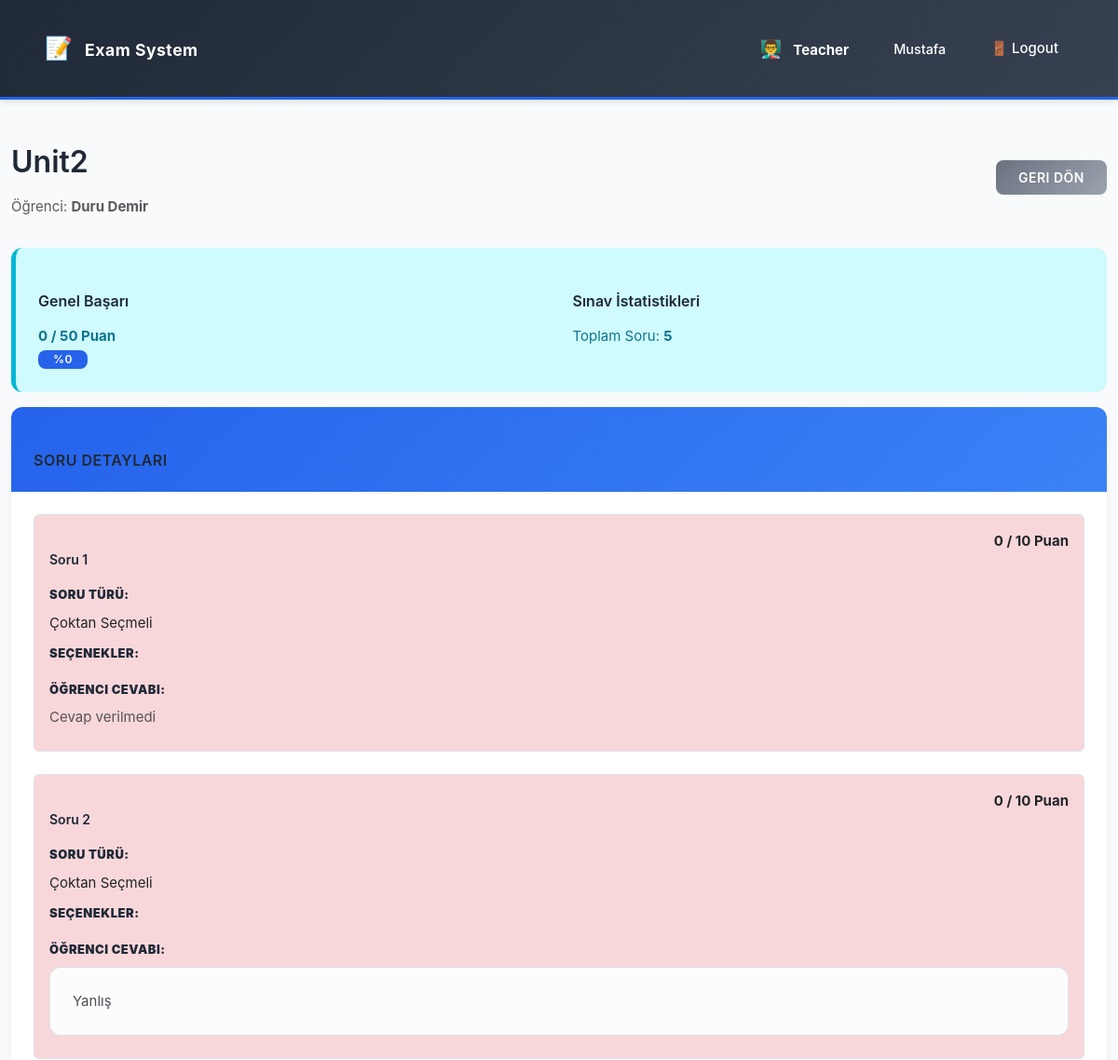
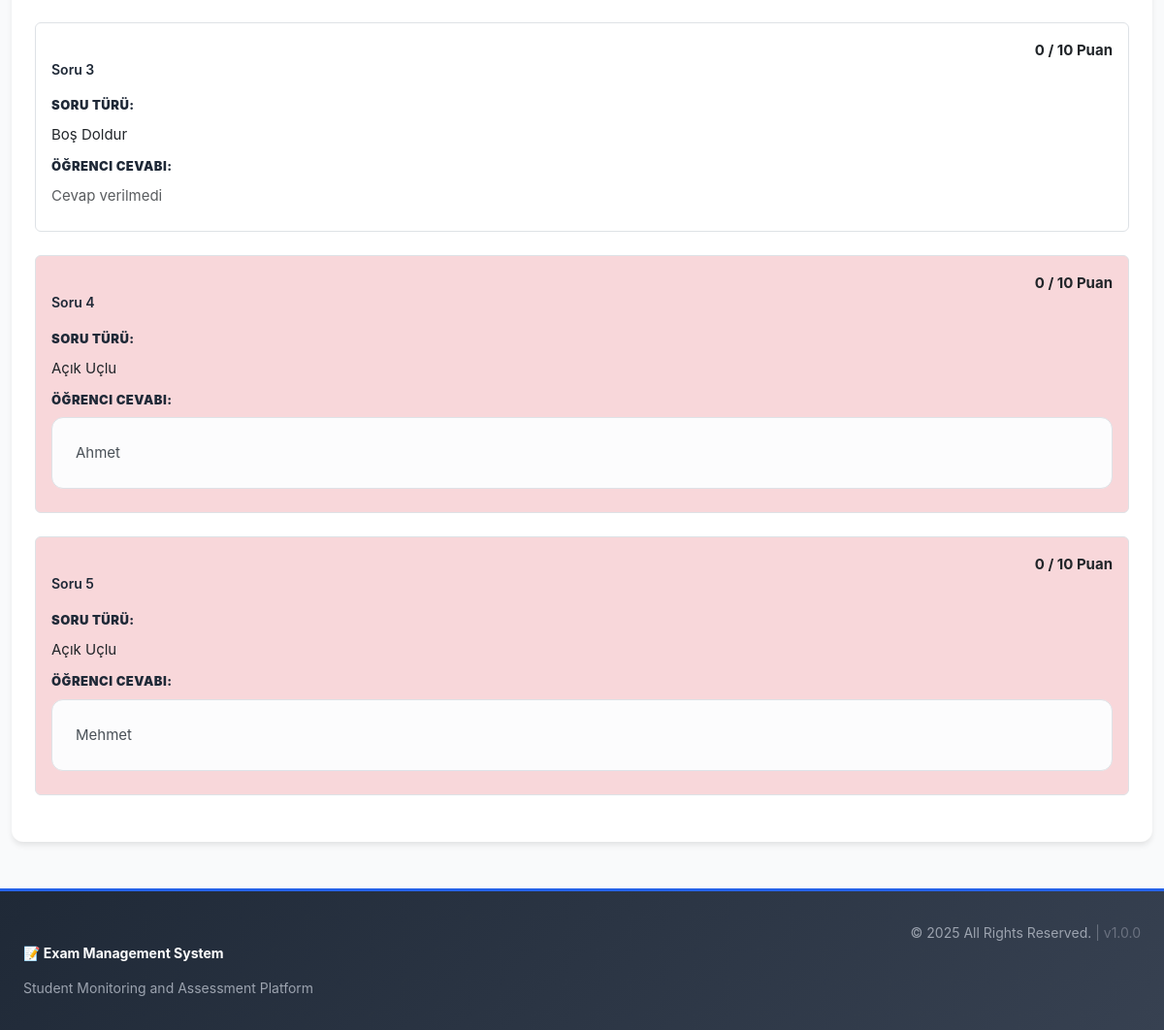
Page /index.php?page=results_exam_detail&assignment_id=1 (signed in) on the committed database (2 pictures, top to bottom).
### tables this page shows
CREATE TABLE exam_assignments (
    id INTEGER PRIMARY KEY AUTOINCREMENT,
    exam_id INTEGER NOT NULL,
    student_id INTEGER NOT NULL,
    start_time DATETIME NULL,
    end_time DATETIME NULL,
    status TEXT CHECK(status IN ('assigned', 'in_progress', 'submitted', 'graded')) NOT NULL DEFAULT 'assigned',
    FOREIGN KEY (exam_id) REFERENCES exams(id) ON DELETE CASCADE,
    FOREIGN KEY (student_id) REFERENCES users(id) ON DELETE CASCADE
);

CREATE TABLE exams (
    id INTEGER PRIMARY KEY AUTOINCREMENT,
    teacher_id INTEGER NOT NULL,
    name VARCHAR(255) NOT NULL,
    question_pdf_url VARCHAR(255) NULL,
    status TEXT CHECK(status IN ('draft', 'published')) NOT NULL DEFAULT 'draft',
    created_at DATETIME DEFAULT CURRENT_TIMESTAMP, subject_id INTEGER,
    FOREIGN KEY (teacher_id) REFERENCES users(id) ON DELETE CASCADE
);

CREATE TABLE "users" (
    id INTEGER PRIMARY KEY AUTOINCREMENT,
    username VARCHAR(255) NOT NULL UNIQUE,
    password_hash VARCHAR(255) NOT NULL,
    role TEXT CHECK(role IN ('admin', 'teacher', 'student', 'coach')) NOT NULL
);

CREATE TABLE exam_questions (
    id INTEGER PRIMARY KEY AUTOINCREMENT,
    exam_id INTEGER NOT NULL,
    question_number INTEGER NOT NULL,
    type TEXT CHECK(type IN ('multiple_choice', 'true_false', 'fill_in_the_blank', 'essay')) NOT NULL,
    -- metadata stores JSON like {"options": ["A", "B", "C"], "answer": "C"} or {"answer": "Some text"}
    metadata TEXT, points INTEGER NOT NULL DEFAULT 10,
    FOREIGN KEY (exam_id) REFERENCES exams(id) ON DELETE CASCADE
);

### views/teacher/results_exam_detail.php (the view, shortened to what this page needs)
<?php
$assignment_id = $_GET['assignment_id'] ?? null;
$teacher_id = $_SESSION['user_id'];
$assignment_stmt = $pdo->prepare(
    "SELECT a.id, a.student_id, a.exam_id, u.username as student_name, ex.name as exam_name, ex.subject_id
     FROM exam_assignments a
     JOIN users u ON a.student_id = u.id
     JOIN exams ex ON a.exam_id = ex.id
     WHERE a.id = :assignment_id
     AND ex.teacher_id = :teacher_id
     AND a.status = 'graded'"
);
$assignment_stmt->execute(['assignment_id' => $assignment_id, 'teacher_id' => $teacher_id]);
$assignment = $assignment_stmt->fetch();
$questions_stmt = $pdo->prepare(
    "SELECT eq.id, eq.question_number, eq.type, eq.points, eq.metadata,
            sa.answer_text, sa.answer_file_url, sa.score,
            GROUP_CONCAT(t.name, ', ') as topics
     FROM exam_questions eq
     LEFT JOIN student_answers sa ON eq.id = sa.question_id AND sa.assignment_id = :assignment_id
     LEFT JOIN exam_question_topics eqt ON eq.id = eqt.exam_question_id
     LEFT JOIN topics t ON eqt.topic_id = t.id
     WHERE eq.exam_id = :exam_id
     GROUP BY eq.id
     ORDER BY eq.question_number"
);
$questions_stmt->execute(['assignment_id' => $assignment_id, 'exam_id' => $assignment['exam_id']]);
$questions = $questions_stmt->fetchAll();
$total_questions = count($questions);
$total_points = 0;
$student_points = 0;
foreach ($questions as $q) {
    $total_points += $q['points'] ?? 10;
    $student_points += $q['score'] ?? 0;
}
?>
<!DOCTYPE html>
<html lang="en">
<head>
    <link href="https://cdn.jsdelivr.net/npm/bootstrap@5.3.3/dist/css/bootstrap.min.css" rel="stylesheet">
    <link href="css/style.css" rel="stylesheet">
</head>
<body>
    <?php require __DIR__ . '/../../includes/navbar.php'; ?>
    <div class="container mt-4">
        <div class="d-flex justify-content-between align-items-center mb-3">
            <div>
                <h1><?php echo htmlspecialchars($assignment['exam_name']); ?></h1>
                <p class="text-muted">Öğrenci: <strong><?php echo htmlspecialchars($assignment['student_name']); ?></strong></p>
            </div>
            <a href="javascript:history.back();" class="btn btn-secondary">Geri Dön</a>
        </div>
        <div class="alert alert-info" role="alert">
            <div class="row">
                <div class="col-md-6">
                    <h5>Genel Başarı</h5>
                    <p class="mb-0">
                        <strong><?php echo $student_points; ?> / <?php echo $total_points; ?> Puan</strong>
                        <br>
                        <span class="badge bg-primary">%<?php echo round(($student_points / max($total_points, 1)) * 100); ?></span>
                    </p>
                </div>
                <div class="col-md-6">
                    <h5>Sınav İstatistikleri</h5>
                    <p class="mb-0">
                        Toplam Soru: <strong><?php echo $total_questions; ?></strong>
                    </p>
                </div>
            </div>
        </div>
        <div class="card">
            <div class="card-header bg-primary text-white">
                <h5 class="mb-0">Soru Detayları</h5>
            </div>
            <div class="card-body">
                <?php foreach ($questions as $q):
                    $meta = json_decode($q['metadata'], true) ?? [];
                    $status_class = '';
                    if ($q['type'] === 'multiple_choice' || $q['type'] === 'true_false') {
                        $correct_answer = $meta['answer'] ?? null;
                        $is_correct = $q['answer_text'] == $correct_answer;
                        $status_class = $is_correct ? 'correct-answer' : 'incorrect-answer';
                    } elseif ($q['type'] === 'essay') {
                        if ($q['score'] > 0) {
                            $status_class = 'partial-score';
                        } else {
                            $status_class = 'incorrect-answer';
                        }
                    }
                ?>
                    <div class="mb-4 p-3 border rounded <?php echo $status_class; ?>">
                        <div class="d-flex justify-content-between align-items-start mb-2">
                            <div>
                                <h6 class="mb-1">Soru <?php echo $q['question_number']; ?></h6>
                            </div>
                            <div class="text-end">
                                <strong><?php echo $q['score'] ?? 0; ?> / <?php echo $q['points'] ?? 10; ?> Puan</strong>
                            </div>
                        </div>
                        <div class="mb-2">
                            <label class="form-label"><strong>Soru Türü:</strong></label>
                            <p class="mb-0">
                                <?php
                                    $type_names = [
                                        'multiple_choice' => 'Çoktan Seçmeli',
                                        'true_false' => 'Doğru/Yanlış',
                                        'fill_in_the_blank' => 'Boş Doldur',
                                        'essay' => 'Açık Uçlu'
                                    ];
                                    echo $type_names[$q['type']] ?? $q['type'];
                                ?>
                            </p>
                        </div>
                        <?php if ($q['type'] === 'multiple_choice'): ?>
                            <div class="mb-2">
                                <label class="form-label"><strong>Seçenekler:</strong></label>
                            </div>
                        <?php endif; ?>
                        <div class="mb-2">
                            <label class="form-label"><strong>Öğrenci Cevabı:</strong></label>
                            <?php if ($q['answer_text']): ?>
                                <div class="alert alert-light border mb-0">
                                    <?php if ($q['type'] === 'multiple_choice' || $q['type'] === 'true_false'): ?>
                                        <?php
                                            if ($q['type'] === 'multiple_choice' && isset($meta['options'])) {
                                                $answer_index = intval($q['answer_text']);
                                                echo chr(65 + $answer_index) . ') ' . htmlspecialchars($meta['options'][$answer_index] ?? 'Bilinmeyen Seçenek');
                                            } else {
                                                echo $q['answer_text'] === 'true' ? 'Doğru' : 'Yanlış';
                                            }
                                        ?>
                                    <?php else: ?>
                                        <?php echo htmlspecialchars($q['answer_text']); ?>
                                    <?php endif; ?>
                                </div>
                            <?php else: ?>
                                <p class="text-muted mb-0">Cevap verilmedi</p>
                            <?php endif; ?>
                        </div>
                    </div>
                <?php endforeach; ?>
            </div>
        </div>
    </div>
<?php require __DIR__ . '/../../includes/footer.php'; ?>
</body>
</html>

### css/style.css (style rules this page uses)
:root { --primary: #2563eb; --primary-light: #3b82f6; --primary-dark: #1e40af; --success: #10b981; --success-light: #d1fae5; --danger: #ef4444; --danger-light: #fee2e2; --warning: #f59e0b; --warning-light: #fef3c7; --info: #06b6d4; --info-light: #cffafe; --dark: #1f2937; --dark-light: #374151; --gray: #6b7280; --gray-light: #e5e7eb; --light: #f9fafb; --white: #ffffff; --admin: #8b5cf6; --teacher: #06b6d4; --student: #10b981; --coach: #f59e0b; --spacing-xs: 0.25rem; --spacing-sm: 0.5rem; --spacing-md: 1rem; --spacing-lg: 1.5rem; --spacing-xl: 2rem; --spacing-2xl: 3rem; --radius-sm: 0.375rem; --radius-md: 0.5rem; --radius-lg: 0.75rem; --radius-xl: 1rem; --shadow-sm: 0 1px 2px 0 rgba(0, 0, 0, 0.05); --shadow-md: 0 4px 6px -1px rgba(0, 0, 0, 0.1); --shadow-lg: 0 10px 15px -3px rgba(0, 0, 0, 0.1); --shadow-xl: 0 20px 25px -5px rgba(0, 0, 0, 0.1); }
* { margin: 0; padding: 0; box-sizing: border-box; }
body { font-family: -apple-system, BlinkMacSystemFont, 'Segoe UI', 'Roboto', 'Oxygen', 'Ubuntu', 'Cantarell', sans-serif; color: var(--dark); background-color: var(--light); line-height: 1.6; font-size: 0.9375rem; }
h1, h2, h3, h4, h5, h6 { font-weight: 600; color: var(--dark); margin-top: var(--spacing-lg); margin-bottom: var(--spacing-md); }
h1 { font-size: 2rem; }
h5 { font-size: 1rem; }
h6 { font-size: 0.875rem; }
a { color: var(--primary); text-decoration: none; transition: color 0.2s ease; }
.container-fluid, .container { max-width: 100%; }
.card { border: none; border-radius: var(--radius-lg); box-shadow: var(--shadow-md); transition: all 0.3s ease; overflow: hidden; }
.card-header { background: linear-gradient(135deg, var(--primary) 0%, var(--primary-light) 100%); color: var(--white); border: none; font-weight: 600; padding: var(--spacing-lg); text-transform: uppercase; letter-spacing: 0.5px; font-size: 0.875rem; }
.card-body { padding: var(--spacing-lg); }
.btn { border: none; border-radius: var(--radius-md); font-weight: 600; padding: var(--spacing-sm) var(--spacing-lg); transition: all 0.2s ease; font-size: 0.875rem; text-transform: uppercase; letter-spacing: 0.5px; cursor: pointer; }
.btn-secondary { background: linear-gradient(135deg, var(--gray) 0%, #9ca3af 100%); color: var(--white); }
.badge { border-radius: var(--radius-md); font-weight: 600; padding: var(--spacing-xs) var(--spacing-md); font-size: 0.75rem; text-transform: uppercase; letter-spacing: 0.5px; }
.bg-primary { background-color: var(--primary) !important; }
.form-label { font-weight: 600; color: var(--dark); margin-bottom: var(--spacing-sm); text-transform: uppercase; font-size: 0.8125rem; letter-spacing: 0.5px; }
.alert { border: none; border-radius: var(--radius-lg); border-left: 5px solid; padding: var(--spacing-lg); }
.alert-info { background-color: var(--info-light); border-left-color: var(--info); color: #0e7490; }
.text-muted { color: var(--gray); }
.mt-4 { margin-top: var(--spacing-xl); }
.mb-0 { margin-bottom: 0; }
.mb-1 { margin-bottom: var(--spacing-sm); }
.mb-2 { margin-bottom: var(--spacing-md); }
.mb-3 { margin-bottom: var(--spacing-lg); }
.mb-4 { margin-bottom: var(--spacing-xl); }
.p-3 { padding: var(--spacing-lg); }
html, body { height: 100%; }
body { display: flex; flex-direction: column; }

### views/teacher/results_exam_detail.php (style rules this page uses)
.incorrect-answer { background-color: #f8d7da; border-left: 4px solid #dc3545; }

### rows in the picture
exam_assignments: exam.name "Unit2", student.username "Duru Demir"
exam_questions: question_number "1", score "0", points "10", type "Çoktan Seçmeli", shows "SEÇENEKLER:", shows "Cevap verilmedi"
exam_questions: question_number "2", score "0", points "10", type "Çoktan Seçmeli", shows "SEÇENEKLER:", shows "Yanlış"
exam_questions: question_number "3", score "0", points "10", type "Boş Doldur", shows "Cevap verilmedi"
exam_questions: question_number "4", score "0", points "10", type "Açık Uçlu", answer_text "Ahmet"
exam_questions: question_number "5", score "0", points "10", type "Açık Uçlu", answer_text "Mehmet"

### other values in the picture
$role_info['icon'] "👨‍🏫"
$role_info['name'] "Teacher"
$_SESSION['username'] "Mustafa"
$student_points "0"
$total_points "50"
$total_questions "5"
